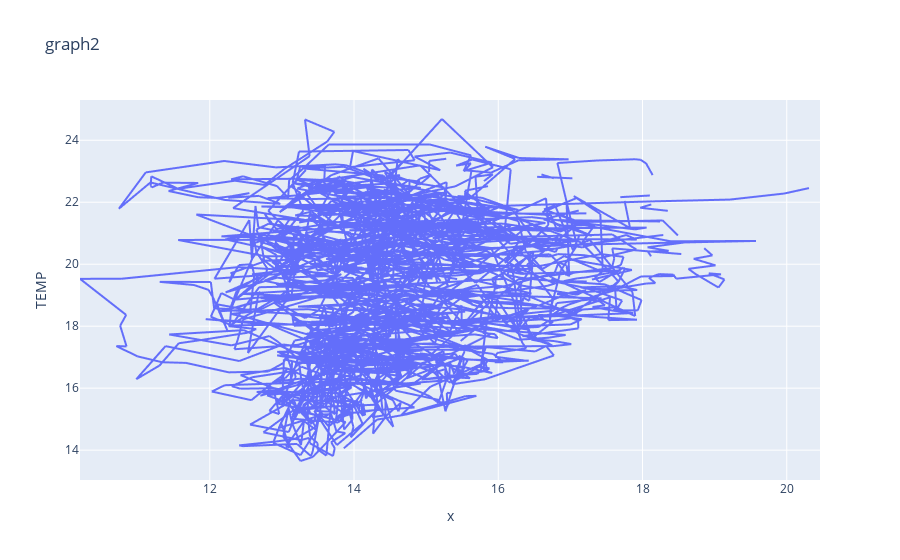

Notebook source saved alongside this figure:
### Code cell
# How to overlay these
fig = px.line(surface_temp_1D, bottom_temp_1D,  y = "TEMP", title = 'graph2')
fig.show()

#fig = px.line(df, x="year", y="lifeExp", color='country')

### Figure 1 — Plotly figure (JSON) as saved in the notebook; plotly's stock layout.template omitted (floating-point values rounded to 4 significant figures; data arrays with more than 128 entries replaced by an {"elided": "..."} marker saying what was removed)
{"data": [{"hovertemplate": "x=%{x}<br>TEMP=%{y}<extra></extra>", "legendgroup": "", "line": {"color": "#636efa", "dash": "solid"}, "mode": "lines", "name": "", "showlegend": false, "type": "scattergl", "x": {"elided": "3287 float values"}, "xaxis": "x", "y": {"elided": "3287 float values"}, "yaxis": "y"}], "layout": {"legend": {"tracegroupgap": 0}, "title": {"text": "graph2"}, "xaxis": {"anchor": "y", "domain": [0, 1], "title": {"text": "x"}}, "yaxis": {"anchor": "x", "domain": [0, 1], "title": {"text": "TEMP"}}}}
